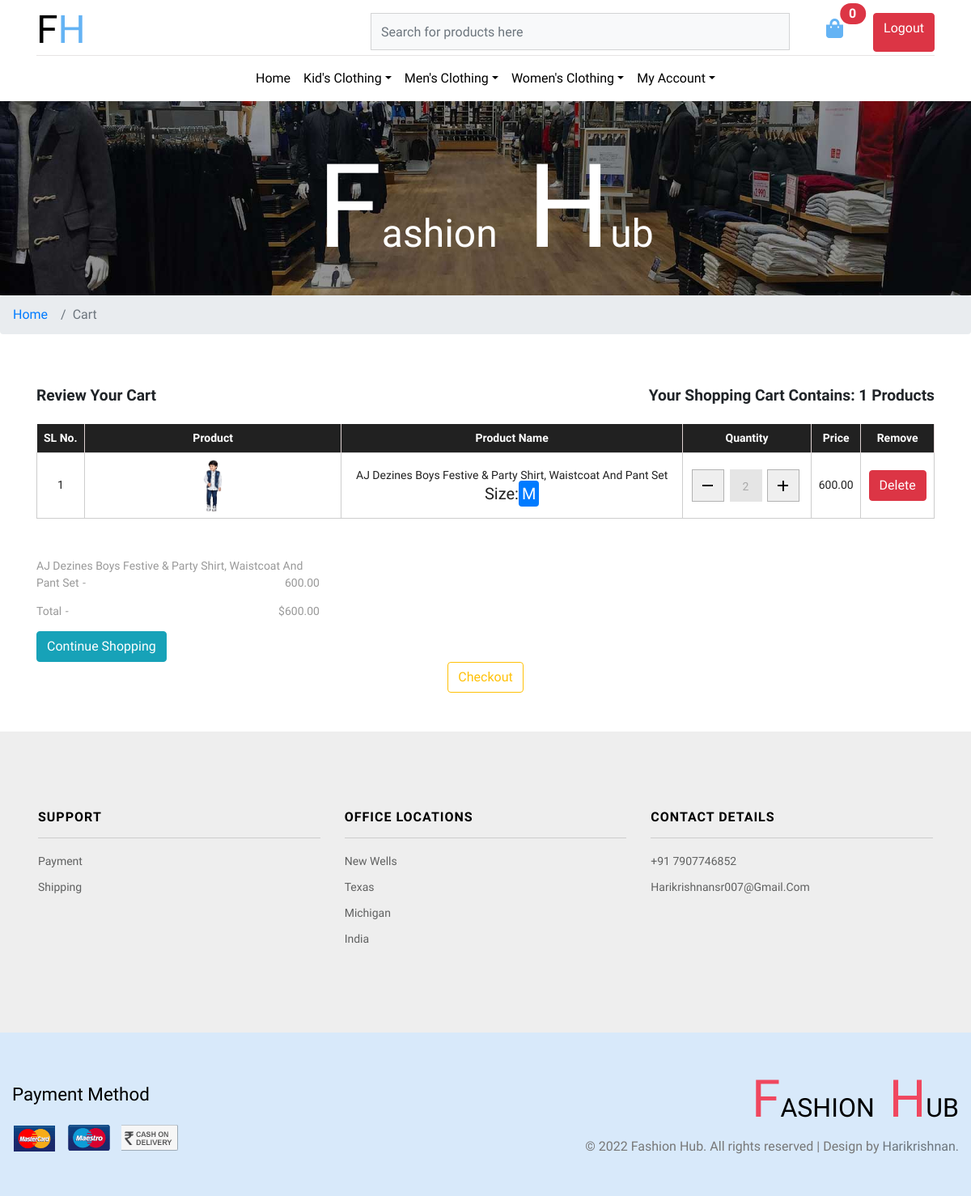
The app's page /cart/edit (signed in), older data.
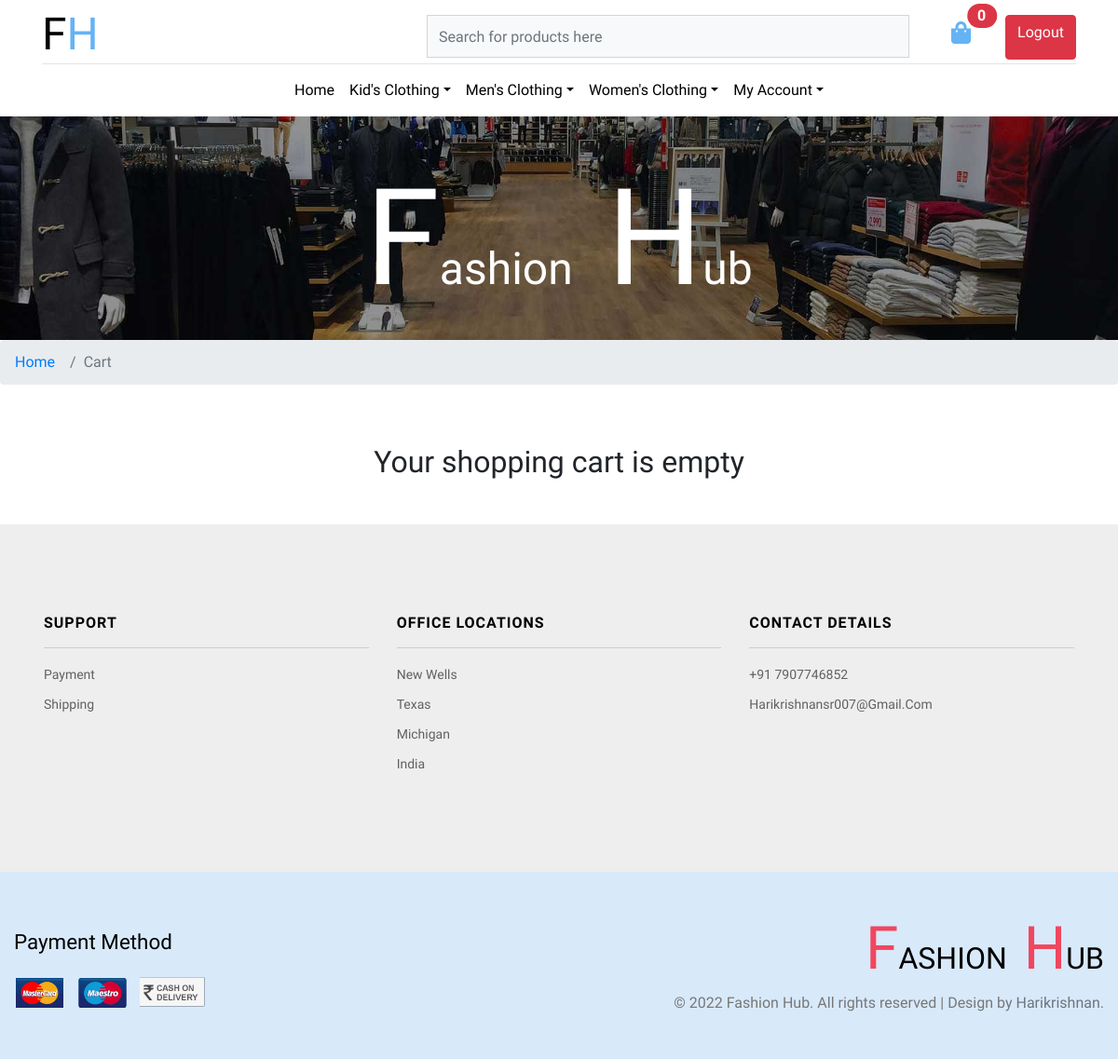
The same page, newer data.
### admin_dashboard/models.py (models this page shows, shortened)
class Category(MPTTModel):
    name = models.CharField( max_length=255, unique=True)
    image = models.ImageField(upload_to="category", blank=True)
    parent = TreeForeignKey('self', related_name='children', on_delete=models.CASCADE, blank=True, null=True)
    slug = models.SlugField( max_length=255, null = True, unique=True)
    description = models.TextField(null = True, blank = True)
    created = models.DateTimeField( auto_now_add=True)
    updated = models.DateTimeField(auto_now=True)
    class MPTTMeta:
        order_insertion_by = ['name']
    class Meta:
        unique_together = (('parent', 'slug',))
        verbose_name_plural = 'categories'

class Product(models.Model):
    category=TreeForeignKey(Category,  on_delete=models.CASCADE, related_name='products')
    name=models.CharField(max_length=200, unique=True)
    brand = models.ForeignKey(Brand, on_delete=models.CASCADE, null = True, blank = True, related_name='products')
    slug=models.SlugField(max_length=200, null = True, unique=True)
    image=models.ImageField(upload_to='product',blank=True)
    description=models.TextField(blank=True)
    price=models.DecimalField(max_digits=10, decimal_places=2)
    available=models.BooleanField(default=True)
    created=models.DateTimeField(auto_now_add=True)
    updated=models.DateTimeField(auto_now=True)
    quantity =  models.IntegerField(blank=True, null=True)
    is_featured=models.BooleanField(default=False)

class ProductAttribute(models.Model):
    product=models.ForeignKey(Product,on_delete=models.CASCADE, related_name="product_attributes")
    size=models.ForeignKey(Size,on_delete=models.CASCADE)
    quantity =  models.IntegerField(blank=True, null=True)
    class Meta:
        verbose_name_plural='ProductAttributes'

class Size(models.Model):
    title=models.CharField(max_length=100)
    class Meta:
        verbose_name_plural='Sizes'

### cart/models.py (models this page shows, shortened)
class CartItem(models.Model):
    product = models.ForeignKey(Product, on_delete=models.CASCADE, related_name="cart_items")
    cart =  models.ForeignKey(Cart, on_delete=models.CASCADE, related_name="cart_items")
    size = models.ForeignKey(ProductAttribute, on_delete=models.SET_NULL,null = True, blank = True)
    quantity = models.IntegerField()
    is_active = models.BooleanField(default=True)
    def sub_total(self):
        return self.product.price * self.quantity
    def name(self):
        if self.size.size.title == "Small":
            name = "S"
        elif self.size.size.title == "Medium":
            name = "M"
        elif self.size.size.title == "Large":
            name = "L"
        return name

### cart/views.py (the view)
# urls.py: path('cart/edit', views.cart ,name="cart"),
def cart(request, total = 0, quantity = 0, cart_items = None):
    try:
        if request.user.is_authenticated:
            cart = Cart.objects.get(user = request.user)
        else:
            cart = Cart.objects.get(session_id = _cart(request))
        cart_items = CartItem.objects.filter(cart=cart, is_active=True)
        for cart_item in cart_items:
            total += (cart_item.product.price * cart_item.quantity)
            quantity += cart_item.quantity
    except ObjectDoesNotExist:
        pass
    context = {
        "total": total,
        "quantity": quantity,
        "cart_items": cart_items
    }
    return render(request,"shop/cart.html", context)

### admin_dashboard/context_processor.py (called while the page is built)
def subject_renderer(request):
   return {
       'main_categories': Category.objects.filter(parent=None).order_by('name')
   }

### templates/shop/cart.html (shortened to what the changed rows need)
{% extends 'shop/main.html' %}
{% load static %}
{% block content%}
    <section class="checkout_wthree py-sm-5 py-3">
        <div class="container">
            {% if not cart_items %}
                <h2 class="text-center">Your shopping cart is empty</h2>
            {% else %}
                <div class="check_w3ls">
                    <div class="d-sm-flex justify-content-between mb-4">
                        <h4>Review your cart
                        </h4>
                        <h4 class="mt-sm-0 mt-3">Your shopping cart contains:
                            <span>{{ cart_items.count }} Products</span>
                        </h4>
                    </div>
                    <div class="checkout-right">
                        <table class="timetable_sub">
                            <thead>
                                <tr>
                                    <th>SL No.</th>
                                    <th>Product</th>
                                    <th>Product Name</th>
                                    <th>Quantity</th>
                                    <th>Price</th>
                                    <th>Remove</th>
                                </tr>
                            </thead>
                            <tbody>
                                {% for cart_item in cart_items %}
                                    <tr class="rem1 product-data">
                                        <td class="invert">{{ forloop.counter }}</td>
                                        <td class="invert-image">
                                            <a href="{%  url 'product_view' cart_item.product.slug %}">
                                                <img src="{{cart_item.product.image.url}}" alt=" " class="img-responsive" style="width: 20%;">
                                            </a>
                                        </td>
                                        <td class="invert">
                                            {{cart_item.product.name}}
                                            <br>
                                            <h5>Size:<span class="p-1 mb-1 mt-2 bg-primary text-white rounded">{{cart_item.name }}</span></h5>
                                        </td>
                                        <td class="invert">
                                            <div class="quantity">
                                                <div class="quantity-select">
                                                    <button data-product = {{ cart_item.product.id }} class="entry value-minus update-item" data-action="sub">&nbsp;</button>
                                                    <div class="entry value">
                                                        <span id = "quantity-{{ cart_item.product.id }}">{{ cart_item.quantity }}</span>
                                                    </div>
                                                    <button data-product = {{ cart_item.product.id }} class="entry value-plus update-item" data-action="add">&nbsp;</button>
                                                </div>
                                            </div>
                                        </td>
                                        <td class="invert" id = "subtotal-{{ cart_item.product.id }}">{{cart_item.sub_total}}</td>
                                        <td class="invert">
                                            <a href="{% url 'remove_cart_item' cart_item.product.id  %}" class="btn btn-danger">Delete</a>
                                        </td>
                                    </tr>
                                {% endfor%}
                            </tbody>
                        </table>
                    </div>
                    <div class="row checkout-left mt-5">
                        <div class="col-md-4 checkout-left-basket">
                            <ul>
                                {% for item in cart_items %}
                                <li>{{ item.product.name }}
                                    <i>-</i>
                                    <span id = "sub_total-{{ item.product.id }}">{{ item.sub_total }} </span>
                                </li>
                                {% endfor %}
                                <li>Total
                                    <i>-</i>
                                    <span id = "total">${{total}}</span>
                                </li>
                            </ul>
                            <a href="{% url 'home'  %}" class="btn btn-info">Continue Shopping</a>
                        </div>
                    </div>
                    <div class="container">
                        <div class="col-md-12 text-center">
                            <a href="{% url 'checkout' %}" class="btn btn-outline-warning">Checkout</a>
                        </div>
                    </div>
                </div>
            {% endif %}
        </div>
    </section>
{% endblock%}

### templates/shop/main.html (shortened to what the changed rows need)
{% load static %}
<!DOCTYPE html>
<html lang="zxx">
    <head>
        <link href="https://cdn.jsdelivr.net/npm/bootstrap@5.0.0-beta3/dist/css/bootstrap.min.css" rel="stylesheet" />
        <link rel="stylesheet" href="https://cdnjs.cloudflare.com/ajax/libs/font-awesome/5.15.3/css/all.min.css" />
        <link rel="stylesheet" href="https://use.fontawesome.com/releases/v5.7.2/css/all.css">
        <link rel="stylesheet" type="text/css" href="{% static '/css/shop/bootstrap.css' %}"  media="all">
        <link rel="stylesheet" type="text/css" href="{% static '/css/shop/shop.css' %}"  media="all">
        <link rel="stylesheet" type="text/css" href="{% static '/css/shop/owl.carousel.min.css' %}"  media="all">
        <link rel="stylesheet" type="text/css" href="{% static '/css/shop/style.css' %}"  media="all">
        <link rel="stylesheet" type="text/css" href="{% static '/css/shop/flexslider.css' %}"  media="all">
        <link rel="stylesheet" type="text/css" href="{% static '/css/shop/checkout.css' %}"  media="all">
        <link rel="stylesheet" type="text/css" href="{% static '/css/shop/easy-responsive-tabs.css' %}"  media="all">
        <link rel="stylesheet" type="text/css" href="{% static '/css/shop/creditly.css' %}"  media="all">
        <link rel="stylesheet" type="text/css" href="{% static '/css/shop/owl.carousel.min.css' %}"  media="all">
    </head>
    <body>
        <header>
            <div class="container">
                <nav class="top_nav d-flex pt-3 pb-1">
                    <h1>
                        <a class="navbar-brand" href="{% url 'home'  %}">fh
                        </a>
                    </h1>
                </nav>
                <nav class="navbar navbar-expand-lg navbar-light justify-content-center">
                    <div class="collapse navbar-collapse" id="navbarSupportedContent">
                        <ul class="navbar-nav mx-auto text-center">
                            {% for main_category in main_categories %}
                                <li class="nav-item dropdown has-mega-menu" style="position:static;">
                                    <a class="nav-link dropdown-toggle" data-toggle="dropdown" href="{%  url 'product_list' main_category.slug %}" role="button" aria-haspopup="true" aria-expanded="false">{{ main_category.name }}</a>
                                </li>
                            {% endfor %}
                        </ul>
                    </div>
                </nav>
            </div>
        </header>
        {% block content %}{% endblock content %}
        <footer>
            <div class="footerv2-w3ls">
                <div class="container-fluid py-5 footer-copy_w3ls">
                    <div class="d-lg-flex justify-content-between">
                        <div class="cpy-right align-self-center">
                            <h2 class="agile_btxt">
                                <a href="index.html">
                                    <span>f</span>ashion
                                    <span>h</span>ub</a>
                            </h2>
                        </div>
                    </div>
                </div>
            </div>
        </footer>
    </body>
</html>

Row changes from the older to the newer data that the page shows:
removed CartItem: product.image (picture), product.name "AJ Dezines Boys Festive & Party Shirt, Waistcoat And Pant Set", name "M", quantity "2", sub_total "600.00"
Text that changed along with them:
{{ cart_items.count }}: "1" → (not shown)
{{ total }}: "600.00" → (not shown)
text no longer shown: "Review Your Cart Your Shopping Cart Contains: Products SL No. Product Product Name Quantity Price Remove Total - $ Continue Shopping Checkout"
text now shown: "Your shopping cart is empty"
